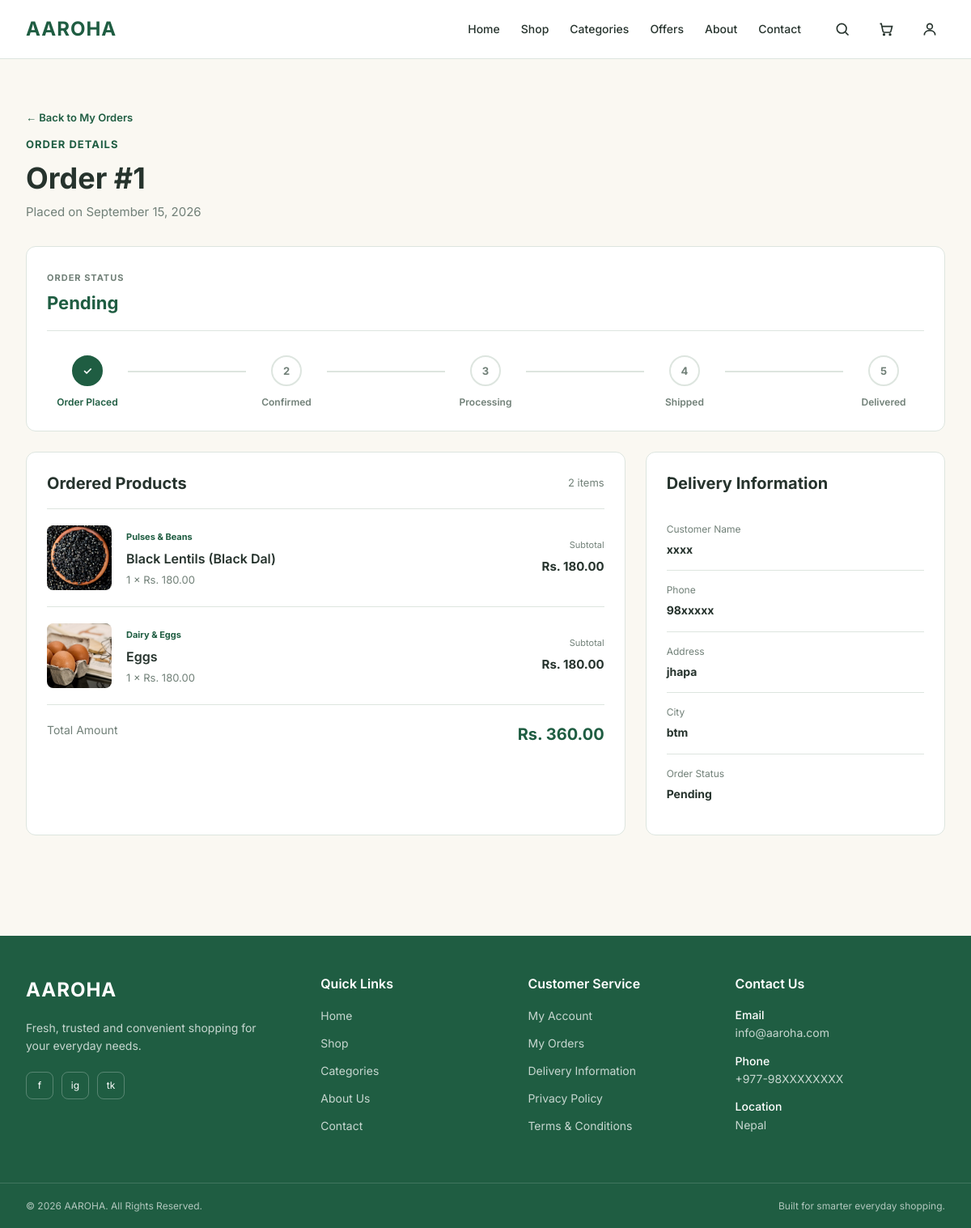
Page /orders/detail/1/ (signed in) on the earlier database version.
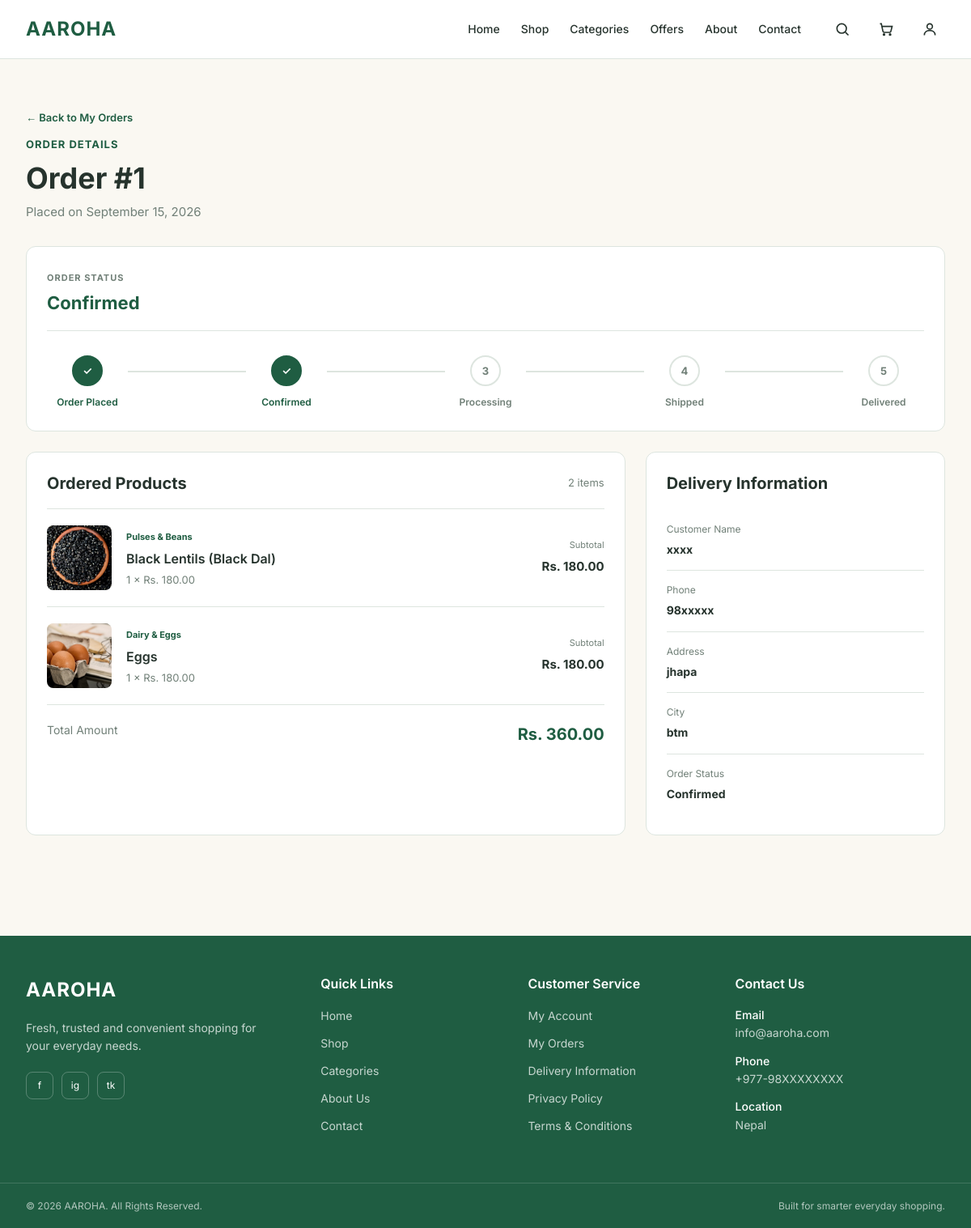
Same page on the later database version.
### orders/models.py (models this page shows, shortened)
class Order(models.Model):
    STATUS_CHOICES = [
        ('Pending', 'Pending'),
        ('Confirmed', 'Confirmed'),
        ('Processing', 'Processing'),
        ('Shipped', 'Shipped'),
        ('Delivered', 'Delivered'),
        ('Cancelled', 'Cancelled'),
    ]
    user = models.ForeignKey(
        User,
        on_delete=models.CASCADE,
        related_name='orders'
    )
    customer_name = models.CharField(max_length=150)
    phone = models.CharField(max_length=20)
    address = models.TextField()
    city = models.CharField(max_length=100)
    total_amount = models.DecimalField(
        max_digits=10,
        decimal_places=2
    )
    status = models.CharField(
        max_length=20,
        choices=STATUS_CHOICES,
        default='Pending'
    )
    created_at = models.DateTimeField(auto_now_add=True)
    updated_at = models.DateTimeField(auto_now=True)

class OrderItem(models.Model):
    order = models.ForeignKey(
        Order,
        on_delete=models.CASCADE,
        related_name='items'
    )
    product = models.ForeignKey(
        'products.Product',
        on_delete=models.CASCADE
    )
    quantity = models.PositiveIntegerField()
    price = models.DecimalField(
        max_digits=10,
        decimal_places=2
    )
    subtotal = models.DecimalField(
        max_digits=10,
        decimal_places=2
    )

### products/models.py (models this page shows, shortened)
class Product(models.Model):
    name = models.CharField(max_length=200)
    category = models.ForeignKey(
        Category,
        on_delete=models.CASCADE,
        related_name='products'
    )
    description = models.TextField()
    price = models.DecimalField(
        max_digits=10,
        decimal_places=2
    )
    unit = models.CharField(
        max_length=50,
        default='piece'
    )
    stock = models.PositiveIntegerField(default=0)
    image = models.ImageField(
        upload_to='products/',
        blank=True,
        null=True
    )
    is_available = models.BooleanField(default=True)
    created_at = models.DateTimeField(auto_now_add=True)
    updated_at = models.DateTimeField(auto_now=True)

class Category(models.Model):
    name = models.CharField(max_length=100)
    description = models.TextField(blank=True)

### orders/views.py (the view)
@login_required
def order_detail(request, order_id):
    order = Order.objects.get(
        id=order_id,
        user=request.user
    )
    return render(
        request,
        'orders/order_detail.html',
        {
            'order': order
        }
    )

### templates/orders/order_detail.html (shortened to what this page needs)
{% extends 'base.html' %}
{% block content %}
<section class="order-detail-section">
    <div class="container">
        <div class="order-detail-header">
            <a href="{% url 'my_orders' %}" class="back-link">
                ← Back to My Orders
            </a>
            <span class="section-label">
                ORDER DETAILS
            </span>
            <h1>
                Order #{{ order.id }}
            </h1>
            <p>
                Placed on {{ order.created_at|date:"F d, Y" }}
            </p>
        </div>
        <div class="tracking-card">
            <div class="tracking-header">
                <div>
                    <span class="tracking-label">
                        ORDER STATUS
                    </span>
                    <h2>
                        {{ order.status }}
                    </h2>
                </div>
            </div>
            <div class="tracking">
                <div class="tracking-step
                    {% if order.status == 'Pending' or order.status == 'Confirmed' or order.status == 'Processing' or order.status == 'Shipped' or order.status == 'Delivered' %}
                    completed
                    {% endif %}">
                    <div class="tracking-circle">
                        ✓
                    </div>
                    <span>
                        Order Placed
                    </span>
                </div>
                <div class="tracking-line"></div>
                <div class="tracking-step
                    {% if order.status == 'Confirmed' or order.status == 'Processing' or order.status == 'Shipped' or order.status == 'Delivered' %}
                    completed
                    {% endif %}">
                    <div class="tracking-circle">
                        {% if order.status == 'Confirmed' or order.status == 'Processing' or order.status == 'Shipped' or order.status == 'Delivered' %}
                            ✓
                        {% else %}
                            2
                        {% endif %}
                    </div>
                    <span>
                        Confirmed
                    </span>
                </div>
                <div class="tracking-line"></div>
                <div class="tracking-step
                    ">
                    <div class="tracking-circle">
                        {% if order.status == 'Processing' or order.status == 'Shipped' or order.status == 'Delivered' %}
                            ✓
                        {% else %}
                            3
                        {% endif %}
                    </div>
                    <span>
                        Processing
                    </span>
                </div>
                <div class="tracking-line"></div>
                <div class="tracking-step
                    ">
                    <div class="tracking-circle">
                        {% if order.status == 'Shipped' or order.status == 'Delivered' %}
                            ✓
                        {% else %}
                            4
                        {% endif %}
                    </div>
                    <span>
                        Shipped
                    </span>
                </div>
                <div class="tracking-line"></div>
                <div class="tracking-step
                    ">
                    <div class="tracking-circle">
                        {% if order.status == 'Delivered' %}
                            ✓
                        {% else %}
                            5
                        {% endif %}
                    </div>
                    <span>
                        Delivered
                    </span>
                </div>
            </div>
        </div>
        <div class="order-detail-layout">
            <div class="order-products-card">
                <div class="card-heading">
                    <h2>
                        Ordered Products
                    </h2>
                    <span>
                        {{ order.items.count }} item{{ order.items.count|pluralize }}
                    </span>
                </div>
                <div class="ordered-products">
                    {% for item in order.items.all %}
                    <div class="ordered-product">
                        <div class="ordered-product-image">
                            {% if item.product.image %}
                                <img
                                    src="{{ item.product.image.url }}"
                                    alt="{{ item.product.name }}"
                                >
                            {% else %}
                                <div class="detail-no-image">
                                    No Image
                                </div>
                            {% endif %}
                        </div>
                        <div class="ordered-product-info">
                            <span>
                                {{ item.product.category.name }}
                            </span>
                            <h3>
                                {{ item.product.name }}
                            </h3>
                            <p>
                                {{ item.quantity }} × Rs. {{ item.price }}
                            </p>
                        </div>
                        <div class="ordered-product-total">
                            <span>
                                Subtotal
                            </span>
                            <strong>
                                Rs. {{ item.subtotal }}
                            </strong>
                        </div>
                    </div>
                    {% endfor %}
                </div>
                <div class="order-total">
                    <span>
                        Total Amount
                    </span>
                    <strong>
                        Rs. {{ order.total_amount }}
                    </strong>
                </div>
            </div>
            <div class="delivery-card">
                <h2>
                    Delivery Information
                </h2>
                <div class="delivery-row">
                    <span>
                        Customer Name
                    </span>
                    <strong>
                        {{ order.customer_name }}
                    </strong>
                </div>
                <div class="delivery-row">
                    <span>
                        Phone
                    </span>
                    <strong>
                        {{ order.phone }}
                    </strong>
                </div>
                <div class="delivery-row">
                    <span>
                        Address
                    </span>
                    <strong>
                        {{ order.address }}
                    </strong>
                </div>
                <div class="delivery-row">
                    <span>
                        City
                    </span>
                    <strong>
                        {{ order.city }}
                    </strong>
                </div>
                <div class="delivery-row">
                    <span>
                        Order Status
                    </span>
                    <strong>
                        {{ order.status }}
                    </strong>
                </div>
            </div>
        </div>
    </div>
</section>
{% endblock %}

Differences in the rows shown:
changed Order "xxxx": status "Pending" → "Confirmed"
Other differences:
text no longer shown: "2"
